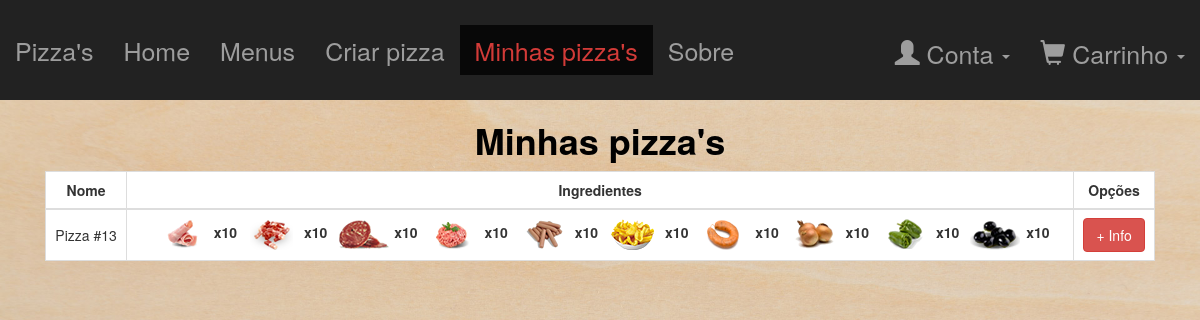
Page /pages/minhasPizzas.php (signed in) on the committed database.
### tables this page shows
CREATE TABLE IF NOT EXISTS `pizza` (
  `ID` int(11) NOT NULL COMMENT 'ID da pizza',
  `nome` varchar(100) NOT NULL COMMENT 'Nome da pizza',
  `imagem` varchar(535) NOT NULL COMMENT 'Caminho da imagem da pizza',
  `pizzaPredefinida` tinyint(1) NOT NULL COMMENT 'Significa se a pizza é predefinida (criada por funcionário) (0 - Não | 1 - Sim)',
  `pizzaPersonalizada` tinyint(1) NOT NULL COMMENT 'Significa se a pizza é personalizada (criada por um cliente) (0 - Não | 1 - Sim)',
  `pessoaID` int(11) DEFAULT NULL COMMENT 'ID da pessoa que criou a pizza personalizada (NULL se a pizza é predefinida criada por um funcionário)'
);

CREATE TABLE IF NOT EXISTS `ingredientePizzaPorPizza` (
  `pizzaID` int(11) NOT NULL COMMENT 'ID da pizza ao qual pertence o ingrediente',
  `ingredientePizzaID` int(11) NOT NULL COMMENT 'ID do ingrediente em questão',
  `quantidade` int(11) NOT NULL COMMENT 'Quantidade do ingrediente'
);

CREATE TABLE IF NOT EXISTS `ingredientePizza` (
  `ID` int(11) NOT NULL COMMENT 'ID do ingrediente da pizza',
  `nome` varchar(50) NOT NULL COMMENT 'Nome do ingrediente da pizza',
  `imagem` varchar(535) NOT NULL COMMENT 'Caminho da imagem do ingrediente da pizza',
  `preco` float NOT NULL COMMENT 'Preço do ingrediente da pizza'
);

### pages/minhasPizzas.php (the view, shortened to what this page needs)
<?php
    require_once('../php/bd.php');
?>
<?php
    require_once './partials/header2.php';
    $sql='SELECT ID, nome, imagem FROM pizza WHERE pessoaID='.$_SESSION['pessoaLogada']['ID'].';';
    $result = $PDO->query($sql);
    $listaPizzas = $result->fetchAll();
?>
<div class="container marTop">
    <div class="col-md-12 text-center">
        <h1 class="text-center"><b>Minhas pizza's</b></h1>
        <?php if(empty($listaPizzas)){
            echo '<br><br><br><br><b>Ainda não criou nenhuma pizza!</b>';
        }else{ ?>
            <table class="table table-bordered table-hover tabelaMinhasPizzas" style="background-color: white;">
                <thead>
                <tr>
                    <th class="text-center">Nome</th>
                    <th class="text-center">Ingredientes</th>
                    <th class="text-center">Opções</th>
                </tr>
                </thead>
                <tbody>
                    <?php
                        foreach($listaPizzas as $pizza){
                            $sql='SELECT ingredientePizza.nome, ingredientePizza.imagem, ingredientePizzaPorPizza.quantidade FROM ingredientePizza INNER JOIN ingredientePizzaPorPizza ON ingredientePizza.ID=ingredientePizzaPorPizza.ingredientePizzaID WHERE ingredientePizzaPorPizza.pizzaID='.$pizza['ID'].';';
                            $result = $PDO->query($sql);
                            $ingredientesPizza = $result->fetchAll();
                    ?>
                    <tr>
                        <td><?=$pizza['nome']?></td>
                        <td>
                            <?php
                                foreach($ingredientesPizza as $ingredientePizza){ ?>
                                    <img src="<?=$ingredientePizza['imagem']?>" alt="<?=$ingredientePizza['nome']?>"><b>x<?=$ingredientePizza['quantidade'].'</b>'?>
                            <?php } ?>
                        </td>
                        <td><a href="./pizza.php?id=<?=$pizza['ID']?>" class="btn btn-danger">+ Info</a></td>
                    </tr>
                <?php } ?>
                </tbody>
            </table>
        <?php } ?>
    </div>
</div>

### css/style.css (style rules this page uses)
html, body { height:100%; }
.container { margin-top: 100px; }
.woodBackground { background: url('../img/woodBackground.jpg') no-repeat center center fixed; -webkit-background-size: cover; -moz-background-size: cover; -o-background-size: cover; background-size: cover; height: 100%; display: flex; flex-flow: column; }
.marTop { margin-top: 100px; }
.marTop h1 { color: black; }
.tabelaMinhasPizzas>tbody>tr>td { vertical-align: middle; }

### rows in the picture
pizza: nome "Pizza #13"
ingredientepizzaporpizza: ingredientePizzaID.imagem (picture), quantidade "10"
ingredientepizzaporpizza: ingredientePizzaID.imagem (picture), quantidade "10"
ingredientepizzaporpizza: ingredientePizzaID.imagem (picture), quantidade "10"
ingredientepizzaporpizza: ingredientePizzaID.imagem (picture), quantidade "10"
ingredientepizzaporpizza: ingredientePizzaID.imagem (picture), quantidade "10"
ingredientepizzaporpizza: ingredientePizzaID.imagem (picture), quantidade "10"
ingredientepizzaporpizza: ingredientePizzaID.imagem (picture), quantidade "10"
ingredientepizzaporpizza: ingredientePizzaID.imagem (picture), quantidade "10"
ingredientepizzaporpizza: ingredientePizzaID.imagem (picture), quantidade "10"
ingredientepizzaporpizza: ingredientePizzaID.imagem (picture), quantidade "10"
